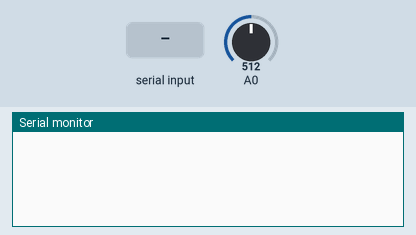
Recording of a sketch running on a simulated Arduino Uno, built with avr-gcc and run on an emulated ATmega328P. Parts: the last lines printed to the serial monitor. The inputs (shaded band) are chosen by the test bench; at power-on: A0 = 512.

Above: at 1.2 s.
1.3 s: "a" received over Serial
At 2.4 s:
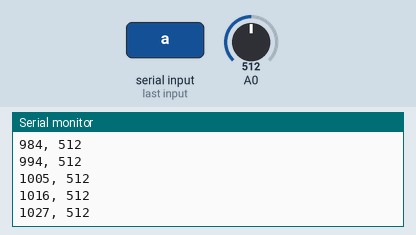
2.8 s: A0 set to 716
At 3.7 s:
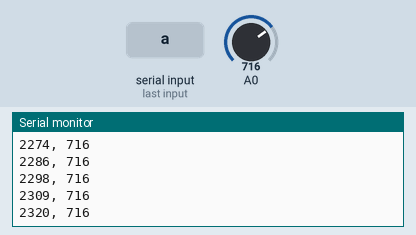
4.3 s: A0 set to 900
At 5.5 s:
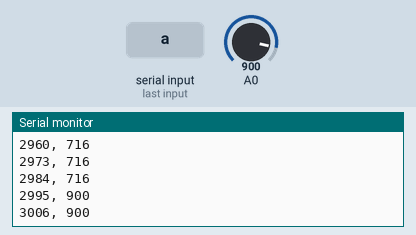
5.8 s: "a" received over Serial
At 9.6 s:
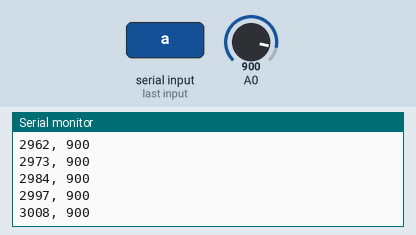
Timing chart, 0 to 9.8 s (numbered marks = the images above; inputs shaded):
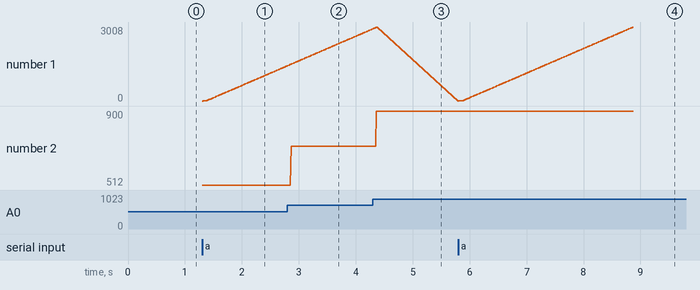

The sketch:

ch3_03_cds_3s.ino
```cpp
int t0, t;
void setup() {
  Serial.begin(9600);
}
void loop() {
  if (Serial.available() > 0) {
    if( Serial.read() == 'a') {
       t0 = millis();
       do {
          t = millis() - t0;
          Serial.print(t);
          Serial.print(", ");
          Serial.println(analogRead(A0));
       }while (t < 3000);
    }
  }
}
```

Measured:
- after the input at 1.3 s, the serial monitor: prints a new line at once (image 1)
